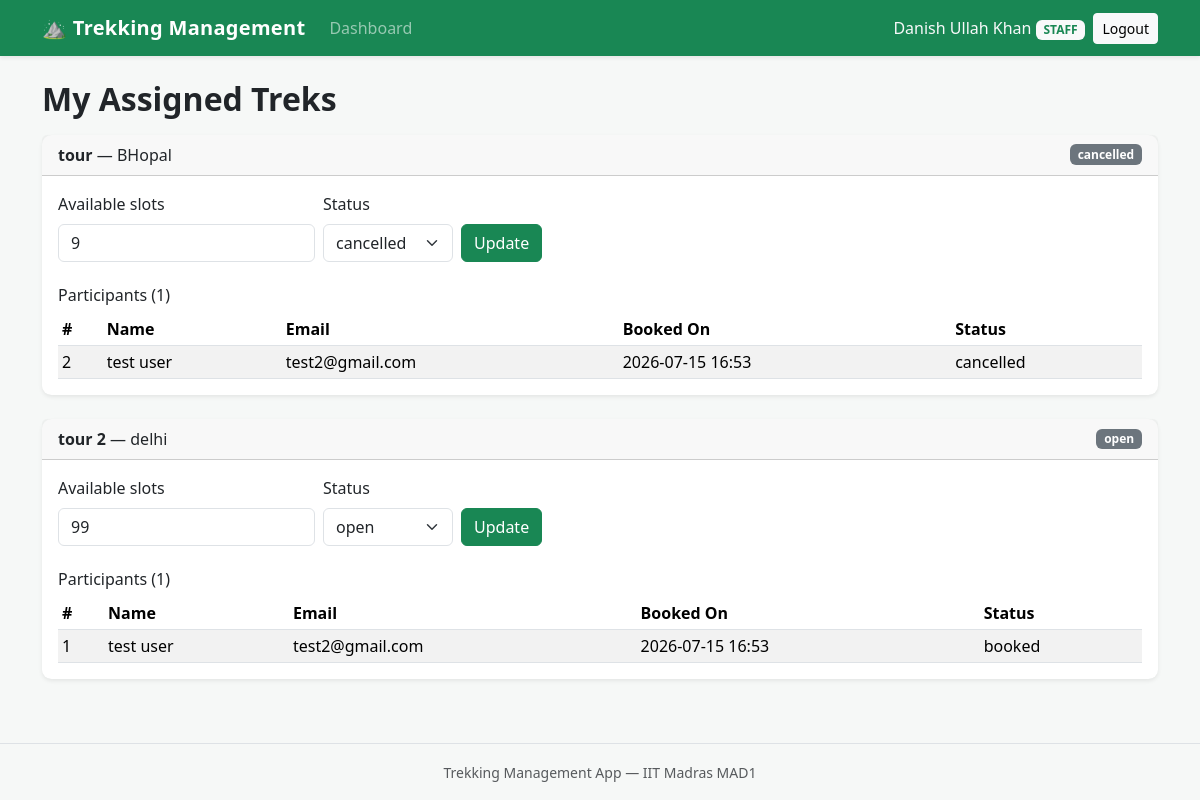
Page /staff/dashboard (signed in) on the earlier database version.
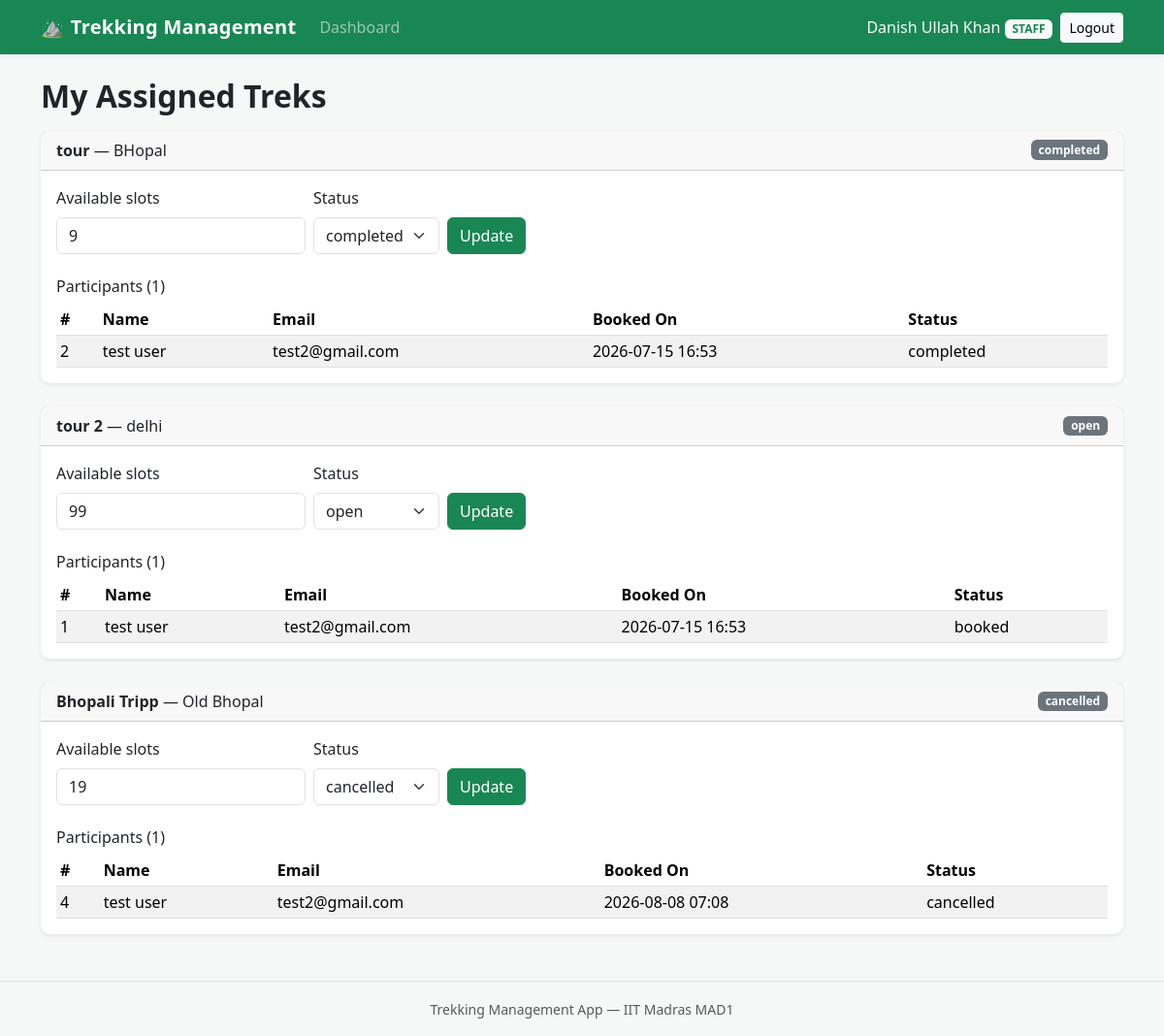
Same page on the later database version.
### models/user.py (models this page shows, shortened)
class User(UserMixin, db.Model):
    __tablename__ = "users"
    id = db.Column(db.Integer, primary_key=True)
    name = db.Column(db.String(80), nullable=False)
    email = db.Column(db.String(120), unique=True, nullable=False)
    password_hash = db.Column(db.String(255), nullable=False)
    role = db.Column(db.String(20), nullable=False, default="user")
    approved = db.Column(db.Boolean, nullable=False, default=False)
    blacklisted = db.Column(db.Boolean, nullable=False, default=False)
    bookings = db.relationship("Booking", backref="user", lazy=True)

### models/trek.py (models this page shows, shortened)
class Trek(db.Model):
    __tablename__ = "treks"
    id = db.Column(db.Integer, primary_key=True)
    name = db.Column(db.String(120), nullable=False)
    location = db.Column(db.String(120), nullable=False)
    difficulty = db.Column(db.String(20), nullable=True)
    duration = db.Column(db.Integer, nullable=False, default=1)
    available_slots = db.Column(db.Integer, nullable=False, default=0)
    status = db.Column(db.String(20), nullable=False, default="open")
    start_date = db.Column(db.Date, nullable=True)
    end_date = db.Column(db.Date, nullable=True)
    description = db.Column(db.Text, nullable=True)
    staff_id = db.Column(db.Integer, db.ForeignKey("users.id"), nullable=True)
    staff = db.relationship("User", backref="assigned_treks")
    bookings = db.relationship("Booking", backref="trek", lazy=True)

### models/booking.py (models this page shows, shortened)
class Booking(db.Model):
    __tablename__ = "bookings"
    id = db.Column(db.Integer, primary_key=True)
    user_id = db.Column(db.Integer, db.ForeignKey("users.id"), nullable=False)
    trek_id = db.Column(db.Integer, db.ForeignKey("treks.id"), nullable=False)
    booking_date = db.Column(db.DateTime, nullable=False, default=datetime.utcnow)
    status = db.Column(db.String(20), nullable=False, default="booked")

### routes/staff.py (the view)
@staff_bp.route("/dashboard")
@approved_staff_required
def dashboard():
    treks = Trek.query.filter_by(staff_id=current_user.id).all()
    return render_template("staff/dashboard.html", treks=treks)

### models/user.py (called while the page is built)
@login_manager.user_loader
def load_user(user_id):
    return User.query.get(int(user_id))

### routes/staff.py (called while the page is built)
def approved_staff_required(view):
    @wraps(view)
    @login_required
    def wrapped(*args, **kwargs):
        if current_user.role != "staff":
            abort(403)
        if not current_user.approved:
            return redirect(url_for("auth.pending"))
        return view(*args, **kwargs)
    return wrapped

### templates/staff/dashboard.html (shortened to what this page needs)
{% extends "base.html" %}
{% block content %}
<h2 class="mb-3">My Assigned Treks</h2>
{% if treks %}
    {% for trek in treks %}
    <div class="card shadow-sm mb-4">
        <div class="card-header d-flex justify-content-between align-items-center">
            <span>
                <strong>{{ trek.name }}</strong> &mdash; {{ trek.location }}
            </span>
            <span class="badge bg-secondary">{{ trek.status }}</span>
        </div>
        <div class="card-body">
            <form method="POST"
                  action="{{ url_for('staff.update_trek', trek_id=trek.id) }}"
                  class="row g-2 align-items-end mb-4">
                <div class="col-auto">
                    <label class="form-label">Available slots</label>
                    <input type="number" min="0" name="available_slots"
                           class="form-control"
                           value="{{ trek.available_slots }}">
                </div>
                <div class="col-auto">
                    <label class="form-label">Status</label>
                    <select name="status" class="form-select">
                        {% for s in ['open', 'closed', 'completed', 'cancelled'] %}
                        <option value="{{ s }}"
                                {{ 'selected' if trek.status == s else '' }}>
                            {{ s }}
                        </option>
                        {% endfor %}
                    </select>
                </div>
                <div class="col-auto">
                    <button type="submit" class="btn btn-success">
                        Update
                    </button>
                </div>
            </form>
            <h6>Participants ({{ trek.bookings | length }})</h6>
            {% if trek.bookings %}
            <div class="table-responsive">
                <table class="table table-sm table-striped mb-0">
                    <thead>
                        <tr>
                            <th>#</th>
                            <th>Name</th>
                            <th>Email</th>
                            <th>Booked On</th>
                            <th>Status</th>
                        </tr>
                    </thead>
                    <tbody>
                        {% for booking in trek.bookings %}
                        <tr>
                            <td>{{ booking.id }}</td>
                            <td>{{ booking.user.name }}</td>
                            <td>{{ booking.user.email }}</td>
                            <td>{{ booking.booking_date.strftime('%Y-%m-%d %H:%M') }}</td>
                            <td>{{ booking.status }}</td>
                        </tr>
                        {% endfor %}
                    </tbody>
                </table>
            </div>
            {% else %}
            <p class="text-muted mb-0">No participants have booked yet.</p>
            {% endif %}
        </div>
    </div>
    {% endfor %}
{% else %}
<p class="text-muted">You have no treks assigned to you yet.</p>
{% endif %}
{% endblock %}

### templates/base.html (shortened to what this page needs)
<!DOCTYPE html>
<html lang="en">
<head>
    <link
        href="https://cdn.jsdelivr.net/npm/bootstrap@5.3.3/dist/css/bootstrap.min.css"
        rel="stylesheet">
    <link rel="stylesheet"
          href="{{ url_for('static', filename='style.css') }}">
</head>
<body>
    <nav class="navbar navbar-expand-lg navbar-dark bg-success shadow-sm">
        <div class="container">
            <a class="navbar-brand fw-bold" href="{{ url_for('user.home') }}">
                &#9968; Trekking Management
            </a>
            <div class="collapse navbar-collapse" id="mainNav">
                <ul class="navbar-nav me-auto mb-2 mb-lg-0">
                    {% if current_user.is_authenticated %}
                        {% if current_user.role == 'user' %}
                            <li class="nav-item">
                                <a class="nav-link" href="{{ url_for('user.home') }}">
                                    Browse Treks
                                </a>
                            </li>
                            <li class="nav-item">
                                <a class="nav-link"
                                   href="{{ url_for('user.dashboard') }}">
                                    My Bookings
                                </a>
                            </li>
                        {% elif current_user.role == 'staff' and current_user.approved %}
                            <li class="nav-item">
                                <a class="nav-link"
                                   href="{{ url_for('staff.dashboard') }}">
                                    Dashboard
                                </a>
                            </li>
                        {% endif %}
                    {% endif %}
                </ul>
                <div class="d-flex align-items-lg-center flex-column flex-lg-row gap-2">
                    {% if current_user.is_authenticated %}
                        <span class="navbar-text text-light">
                            {{ current_user.name }}
                            <span class="badge bg-light text-success text-uppercase">
                                {{ current_user.role }}
                            </span>
                        </span>
                        <a class="btn btn-light btn-sm"
                           href="{{ url_for('auth.logout') }}">Logout</a>
                    {% else %}
                        <a class="btn btn-outline-light btn-sm"
                           href="{{ url_for('auth.login') }}">Login</a>
                        <a class="btn btn-light btn-sm"
                           href="{{ url_for('auth.register') }}">Register</a>
                    {% endif %}
                </div>
            </div>
        </div>
    </nav>
    <main class="container py-4">
        {% block content %}{% endblock %}
    </main>
    <footer class="border-top mt-auto py-3">
        <div class="container text-center text-muted">
            <small>Trekking Management App &mdash; IIT Madras MAD1</small>
        </div>
    </footer>
</body>
</html>

### static/style.css (style rules this page uses)
body { min-height: 100vh; display: flex; flex-direction: column; background-color: #f6f8f7; }
main { flex: 1; }
.navbar-brand { letter-spacing: 0.3px; }
.card { border: none; border-radius: 0.6rem; }
.card.shadow-sm { transition: box-shadow 0.15s ease-in-out, transform 0.15s ease-in-out; }
.table > :not(caption) > * > * { vertical-align: middle; }
h2 { font-weight: 600; }

Differences in the rows shown:
changed Trek "tour": status "cancelled" → "completed"
changed Booking id 2: status "cancelled" → "completed"
added Trek: name "Bhopali Tripp", location "Old Bhopal", status "cancelled", available_slots "19", bookings|length "1"
added Booking: id "4", user.name "test user", user.email "test2@gmail.com", booking_date "2026-08-08 07:08", status "cancelled", shown under "Bhopali Tripp"
